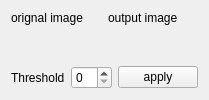
              <widget class="QWidget" name="tab_15">
               <attribute name="title">
                <string>Region</string>
               </attribute>
               <layout class="QGridLayout" name="gridLayout_39">
                <item row="0" column="0">
                 <layout class="QVBoxLayout" name="verticalLayout_30" stretch="1,0">
                  <item>
                   <layout class="QHBoxLayout" name="horizontalLayout_52">
                    <item>
                     <layout class="QVBoxLayout" name="verticalLayout_95">
                      <item>
                       <widget class="QLabel" name="label_org_reg">
                        <property name="sizePolicy">
                         <sizepolicy hsizetype="Preferred" vsizetype="Fixed">
                          <horstretch>0</horstretch>
                          <verstretch>0</verstretch>
                         </sizepolicy>
                        </property>
                        <property name="text">
                         <string>orignal image</string>
                        </property>
                       </widget>
                      </item>
                      <item>
                       <widget class="QLabel" name="orig_img_reg">
                        <property name="text">
                         <string/>
                        </property>
                       </widget>
                      </item>
                     </layout>
                    </item>
                    <item>
                     <layout class="QVBoxLayout" name="verticalLayout_96">
                      <item>
                       <widget class="QLabel" name="label_out_reg">
                        <property name="sizePolicy">
                         <sizepolicy hsizetype="Preferred" vsizetype="Fixed">
                          <horstretch>0</horstretch>
                          <verstretch>0</verstretch>
                         </sizepolicy>
                        </property>
                        <property name="text">
                         <string>output image</string>
                        </property>
                       </widget>
                      </item>
                      <item>
                       <widget class="QLabel" name="out_img__reg">
                        <property name="text">
                         <string/>
                        </property>
                       </widget>
                      </item>
                     </layout>
                    </item>
                   </layout>
                  </item>
                  <item>
                   <layout class="QHBoxLayout" name="horizontalLayout_53">
                    <item>
                     <widget class="QLabel" name="label_31">
                      <property name="text">
                       <string>Threshold</string>
                      </property>
                     </widget>
                    </item>
                    <item>
                     <widget class="QSpinBox" name="spinBox"/>
                    </item>
                    <item>
                     <widget class="QPushButton" name="apply_reg">
                      <property name="text">
                       <string>apply</string>
                      </property>
                     </widget>
                    </item>
                   </layout>
                  </item>
                 </layout>
                </item>
               </layout>
              </widget>
